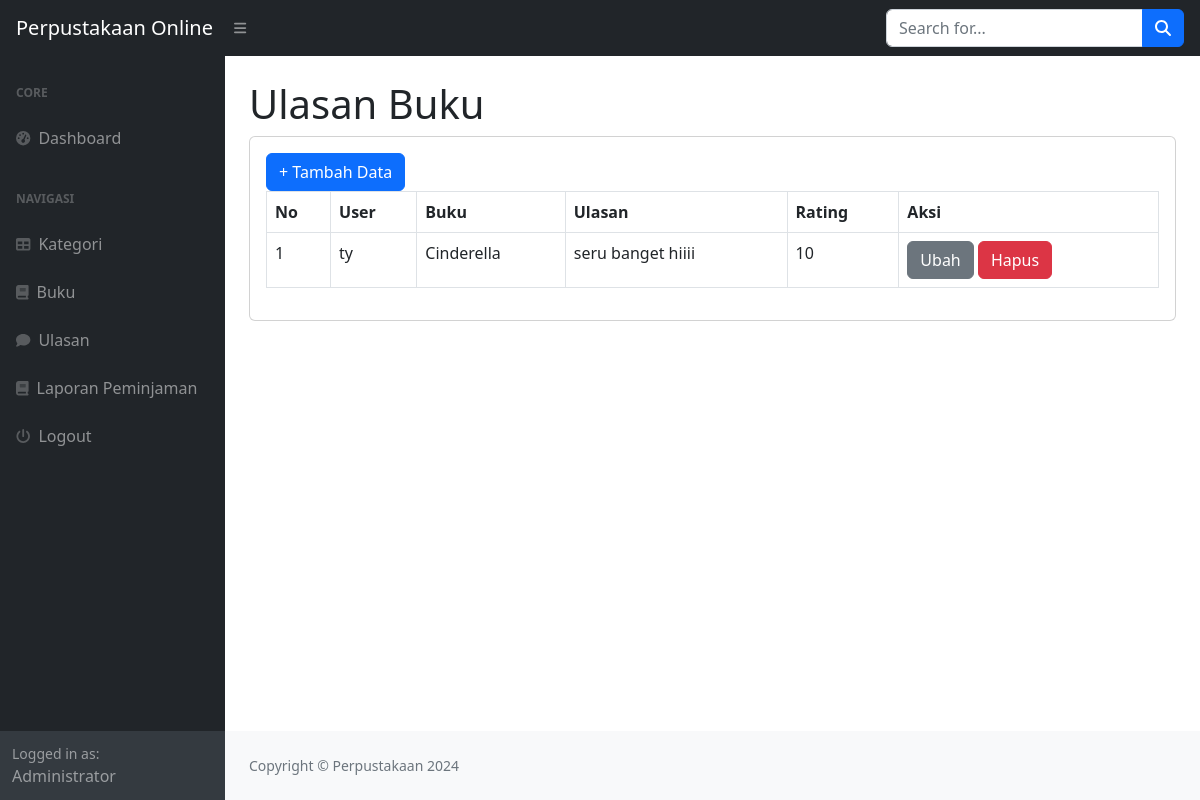
The page /index.php?page=ulasan (signed in) on the database its author committed.
### tables this page shows
CREATE TABLE `ulasan` (
  `id_ulasan` int(11) NOT NULL,
  `id_user` int(11) DEFAULT NULL,
  `id_buku` int(11) DEFAULT NULL,
  `ulasan` text DEFAULT NULL,
  `rating` int(11) DEFAULT NULL
);

CREATE TABLE `user` (
  `id_user` int(11) NOT NULL,
  `nama` varchar(255) DEFAULT NULL,
  `username` varchar(255) DEFAULT NULL,
  `password` varchar(255) DEFAULT NULL,
  `email` varchar(255) DEFAULT NULL,
  `alamat` text DEFAULT NULL,
  `no_telepon` varchar(255) DEFAULT NULL,
  `level` enum('admin','petugas','peminjam') DEFAULT NULL
);

CREATE TABLE `buku` (
  `id_buku` int(11) NOT NULL,
  `id_kategori` int(11) DEFAULT NULL,
  `judul` varchar(255) DEFAULT NULL,
  `penulis` varchar(255) DEFAULT NULL,
  `penerbit` varchar(255) DEFAULT NULL,
  `tahun_terbit` varchar(255) DEFAULT NULL,
  `deskripsi` text DEFAULT NULL
);

### ulasan.php (the view)
<h1 class="mt-4">Ulasan Buku</h1>
<div class="card">
    <div class="card-body">
<div class="row">
    <div class="col-md-12">
        <a href="?page=ulasan_tambah" class="btn btn-primary">+ Tambah Data</a>
        <table class="table table-bordered" id="dataTable" width="100%" cellspacing="0">
            <tr>
                <th>No</th>
                <th>User</th>
                <th>Buku</th>
                <th>Ulasan</th>
                <th>Rating</th>
                <th>Aksi</th>
            </tr>
            <?php
            $i = 1;
                $query = mysqli_query($koneksi, "SELECT*FROM ulasan LEFT JOIN user on user.id_user = ulasan.id_user LEFT JOIN buku on  buku.id_buku = ulasan.id_buku");
                while($data = mysqli_fetch_array($query)){
                    ?>
                    <tr>
                        <td><?php echo $i++; ?></td>
                        <td><?php echo $data['nama']; ?></td>
                        <td><?php echo $data['judul']; ?></td>
                        <td><?php echo $data['ulasan']; ?></td>
                        <td><?php echo $data['rating']; ?></td>
                        <td>
                            <a href="?page=ulasan_ubah&&id=<?php echo $data['id_ulasan']; ?>" class="btn btn-secondary">Ubah</a>
                            <a onclick="return confirm('Apakah anda yakin menghapus data ini');" href="?page=ulasan_hapus&&id=<?php echo $data['id_ulasan']; ?>" class="btn btn-danger">Hapus</a>
                        </td>
                    </tr>
                    <?php
                }
                ?>
        </table>
    </div>
</div>
    </div>
</div>

### rows shown on the page
ulasan: id_user.nama "ty", id_buku.judul "Cinderella", ulasan "seru banget hiiii", rating "10"

### other values the page prints
$_SESSION['user']['nama'] "Administrator"
